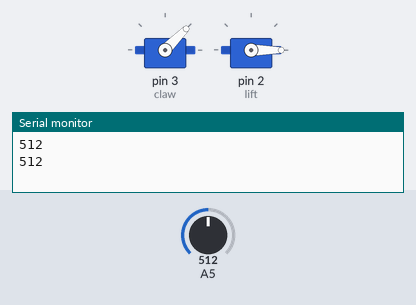
Bench run of a sketch on a simulated Arduino Uno, built with avr-gcc and run on an emulated ATmega328P. Shown: 2 × servo, the last lines printed to the serial monitor. The test bench sets the inputs (shaded band); at power-on: A5 = 512.

Above: at 3.4 s.
3.5 s: A5 set to 785
10.5 s: A5 set to 812
At 12.4 s:
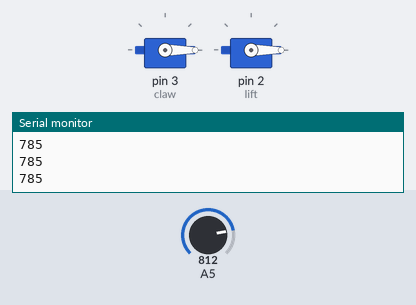
At 13.7 s:
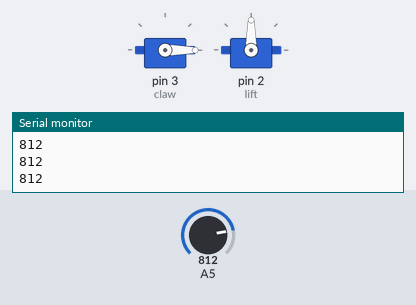
13.9 s: A5 set to 790
At 14.3 s:
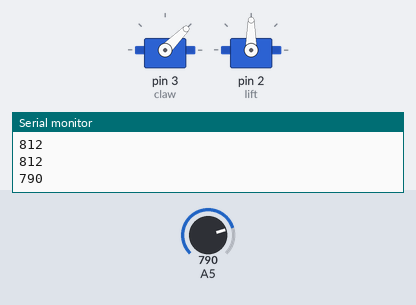
Timing chart, 0 to 24.6 s (numbered marks = the images above; inputs shaded):
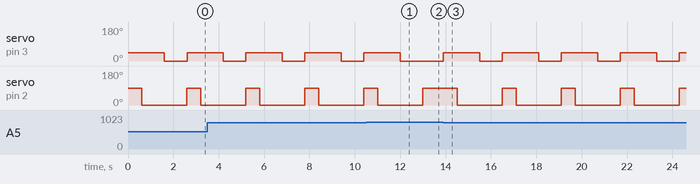

Measured:
- the behaviour switches between 800 and 801 on A5 (found by bisection; images 0 and 1)
- after the input at 10.5 s, servo on pin 3 (claw): goes on until 12.0 s, then stays 0°
- after the input at 13.9 s, servo on pin 3 (claw): alternates 45° for 1.6 s and 0° for 1.0 s, starting at once; servo on pin 2 (lift): alternates 90° for 0.60 s and 0° for 2.0 s, starting after 0.61 s
- by itself, servo on pin 3 (claw): alternates 45° for 1.6 s and 0° for 1.0 s
- by itself, servo on pin 2 (lift): alternates 90° for 0.60 s and 0° for 2.0 s

The sketch:

testClawPnLift.ino
```cpp
#include <Servo.h>
  Servo lift;
  Servo claw;

void setup() {
  // put your setup code here, to run once:
pinMode(A5, INPUT_PULLUP);
Serial.begin(9600);
claw.attach(3);
lift.attach(2);
claw.write(0);


}

void loop() {
  // put your main code here, to run repeatedly:
int personSensor = analogRead(A5);
Serial.println(personSensor);

if(personSensor<=800)
{

  claw.write(45);
  delay(600);
  lift.write(0);
  delay(1000);
  claw.write(0);
  delay(1000);
  lift.write(90);

  }
}
```
